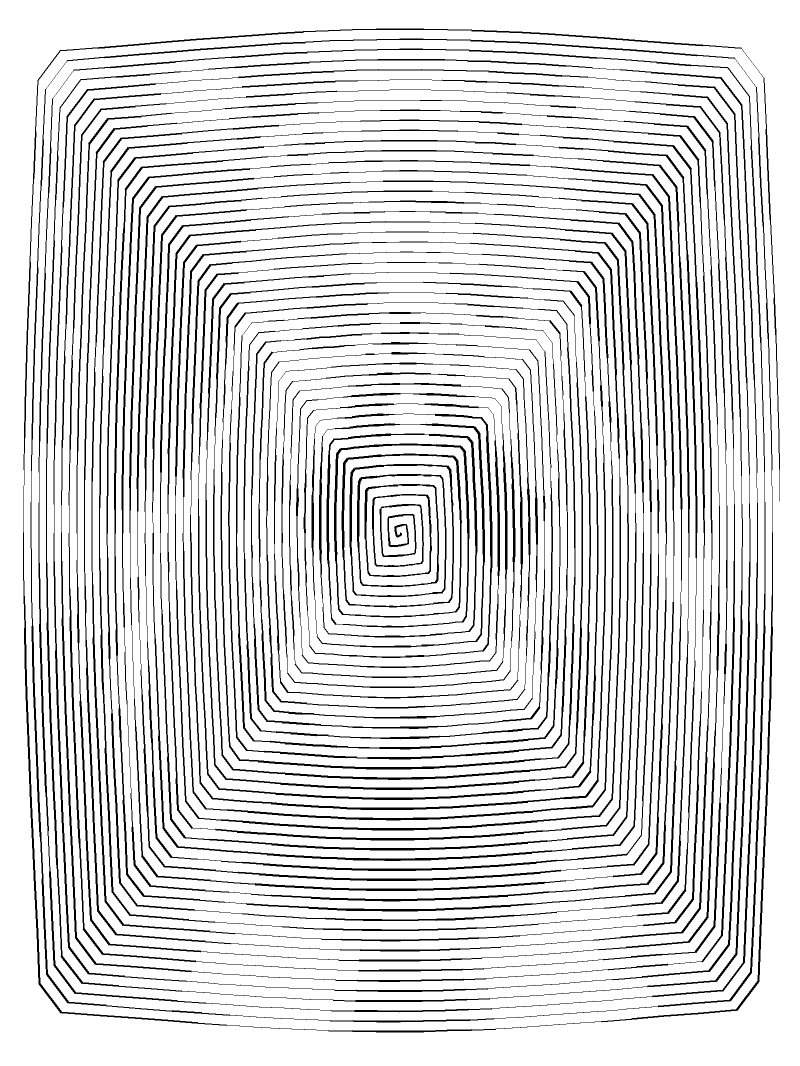
#> input picture spiral_art.png, 1600 x 2132 px (shown at 1/2 size); its folder holds only this picture in this run
$ python spiral_generator.py spiral_art.png
#> lines starting #> are read from the running program, lines starting #| are printed output that depends on the picture; after the words box and inside, x2 and y2 are one past the last pixel; in counts of white or black regions, pixels touching at a corner belong together
"""
Spiral Line Art Generator.
Изображение рисуется одной непрерывной спиралью переменной толщины.
Тёмные участки = толстая линия, светлые = тонкая.
"""

import numpy as np
from PIL import Image, ImageDraw
import argparse
import math


def load_and_preprocess(image_path, target_width=800):
    """Загружает изображение и приводит к нужному размеру."""
    img = Image.open(image_path).convert("L")  # оттенки серого
    ratio = target_width / img.width
    new_size = (target_width, int(img.height * ratio))
    img = img.resize(new_size, Image.LANCZOS)
    return np.array(img, dtype=np.float32)


# [38 lines left out: function generate_spiral_path, not called in this run]


def get_line_thickness(gray_array, x, y, min_thick=0.5, max_thick=6.0):
    """
    Определяет толщину линии в точке (x, y) на основе яркости.

    gray_array: массив яркостей (0=чёрный, 255=белый)
    min_thick: минимальная толщина (для светлых участков)
    max_thick: максимальная толщина (для тёмных участков)
    """
    h, w = gray_array.shape

    # Округляем координаты
    xi = int(min(max(0, x), w - 1))
    yi = int(min(max(0, y), h - 1))

    # Берём яркость пикселя
    brightness = gray_array[yi, xi]

    # Тёмные участки = большая толщина
    darkness = 1.0 - (brightness / 255.0)
    thickness = min_thick + darkness * (max_thick - min_thick)

    return thickness


def draw_spiral_art(gray_array, spiral_points, output_path,
                    min_thick=0.5, max_thick=6.0, scale=2):
    """
    Рисует спиральное изображение.
    """
    h, w = gray_array.shape

    # Создаём белое изображение
    img = Image.new('L', (int(w * scale), int(h * scale)), 255)
    draw = ImageDraw.Draw(img)

    # Рисуем сегменты спирали
    prev_point = None
    prev_thickness = None

    for i, (x, y) in enumerate(spiral_points):
        # Получаем толщину для текущей точки
        thickness = get_line_thickness(gray_array, x, y, min_thick, max_thick)

        if prev_point is not None:
            # Масштабируем координаты
            x1 = prev_point[0] * scale
            y1 = prev_point[1] * scale
            x2 = x * scale
            y2 = y * scale

            # Средняя толщина между двумя точками
            avg_thickness = (prev_thickness + thickness) / 2

            # Рисуем линию
            draw.line([(x1, y1), (x2, y2)], fill=0, width=max(1, int(avg_thickness)))

        prev_point = (x, y)
        prev_thickness = thickness

    # Сохраняем
    img.save(output_path, quality=95)
    print(f"Сохранено: {output_path}")


def generate_archimedean_spiral(width, height, num_turns=40, points_per_turn=100):
    """
    Генерирует архимедову спираль с равномерным шагом.
    """
    cx, cy = width / 2, height / 2

    # Максимальный радиус
    max_r = min(width, height) / 2 * 0.9

    points = []
    total_points = num_turns * points_per_turn

    for i in range(total_points):
        t = i / total_points

        # Угол
        angle = t * num_turns * 2 * math.pi

        # Радиус растёт линейно
        r = max_r * t

        x = cx + r * math.cos(angle)
        y = cy + r * math.sin(angle)

        points.append((x, y))

    return points


# [406 lines left out: functions generate_random_walk, generate_multi_random_walk, generate_rectangular_spiral, _point_in_convex_polygon, _clip_line_to_polygon, generate_hex_art, not called in this run]


def main():
    parser = argparse.ArgumentParser(
        description="Spiral Line Art Generator — одна спираль переменной толщины"
    )
    parser.add_argument("input", help="Путь к исходному изображению")
    parser.add_argument("-o", "--output", default="spiral_art",
                        help="Имя выходного файла")
    parser.add_argument("-W", "--width", type=int, default=800,
                        help="Ширина в пикселях")
    parser.add_argument("--turns", type=int, default=40,
                        help="Количество витков спирали")
    parser.add_argument("--min-thick", type=float, default=0.5,
                        help="Минимальная толщина линии")
    parser.add_argument("--max-thick", type=float, default=6.0,
                        help="Максимальная толщина линии")
    parser.add_argument("--scale", type=int, default=2,
                        help="Масштаб вывода PNG")
    parser.add_argument("--type", choices=["archimedean", "elliptical", "rectangular"],
                        default="archimedean", help="Тип спирали")
    parser.add_argument("--step", type=int, default=10,
                        help="Шаг для прямоугольной спирали (устаревший параметр)")

    args = parser.parse_args()

    print(f"Загрузка: {args.input}")
    gray = load_and_preprocess(args.input, args.width)
#> in load_and_preprocess, img is the input picture: PIL image 1600x2132 L; 86% white; 1 black region, box (x1, y1, x2, y2) and area: (46, 57, 1560, 2065) 478631
#> in load_and_preprocess, `img = img.resize(new_size, Image.LANCZOS)`:
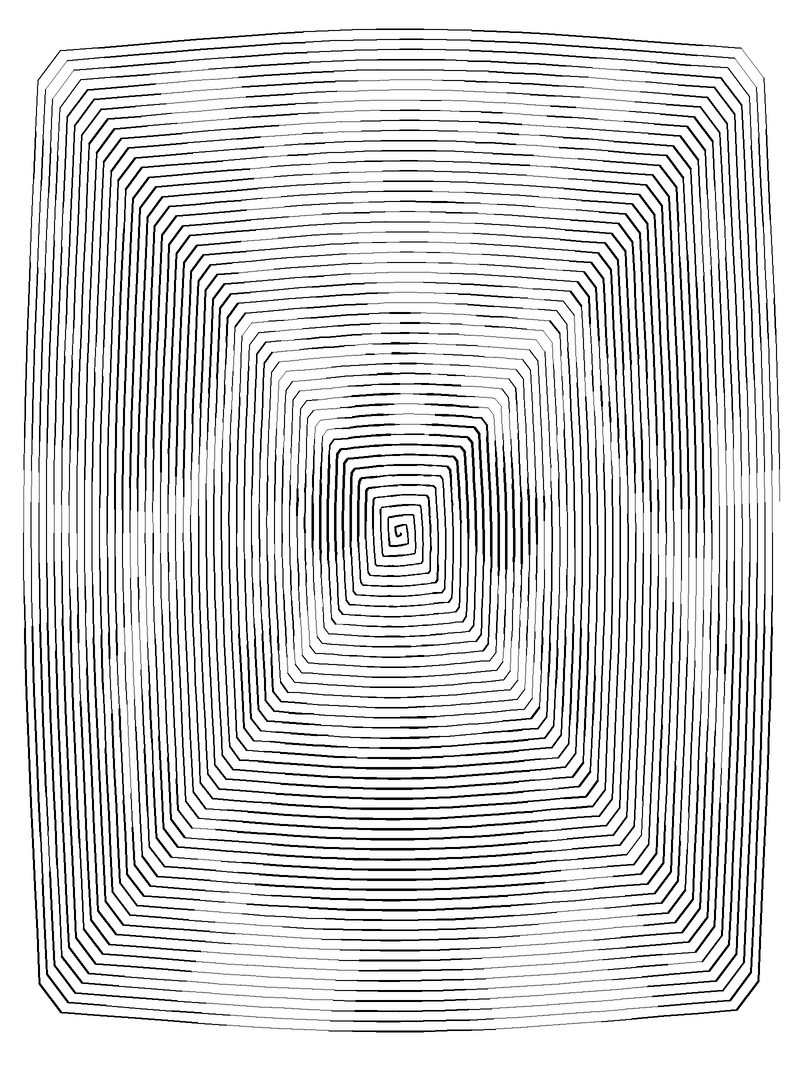
#> img: PIL image 800x1066 L; min 0, max 255, mean 217.5
    h, w = gray.shape
#> h = 1066; w = 800
    print(f"  Размер: {w}x{h}")
#|   Размер: 800x1066

    # Генерируем путь спирали
    print(f"Генерация спирали типа '{args.type}'...")

    if args.type == "archimedean":
        spiral_points = generate_archimedean_spiral(w, h, args.turns)
    elif args.type == "elliptical":
        spiral_points = generate_spiral_path(w, h, args.turns)
    elif args.type == "rectangular":
        spiral_points = generate_rectangular_spiral(w, h, args.turns)

    print(f"  Точек в спирали: {len(spiral_points)}")
#|   Точек в спирали: 4000

    # Рисуем изображение
    print("Отрисовка...")
    output_path = f"{args.output}.png"
    draw_spiral_art(
        gray, spiral_points, output_path,
        args.min_thick, args.max_thick, args.scale
    )
#> in draw_spiral_art, `img = Image.new('L', (int(w * scale), int(h * scale)), 255)`: img: PIL image 1600x2132 L; every value is 255
#> the loop in draw_spiral_art, `for i, (x, y) in enumerate(spiral_points):` made 4000 passes
#> (brightness in get_line_thickness, darkness in get_line_thickness, thickness, avg_thickness, prev_thickness) on passes 2 to 13: (0, 1, 6, 6, 6), (0, 1, 6, 6, 6), (0, 1, 6, 6, 6), (0, 1, 6, 6, 6), (0, 1, 6, 6, 6), (0, 1, 6, 6, 6), (0, 1, 6, 6, 6), (0, 1, 6, 6, 6), (0, 1, 6, 6, 6), (0, 1, 6, 6, 6), (0, 1, 6, 6, 6), (0, 1, 6, 6, 6)
#> (brightness in get_line_thickness, darkness in get_line_thickness, thickness, prev_thickness) on pass 1: (0, 1, 6, 6)
#> in draw_spiral_art, `img.save(output_path, quality=95)`:
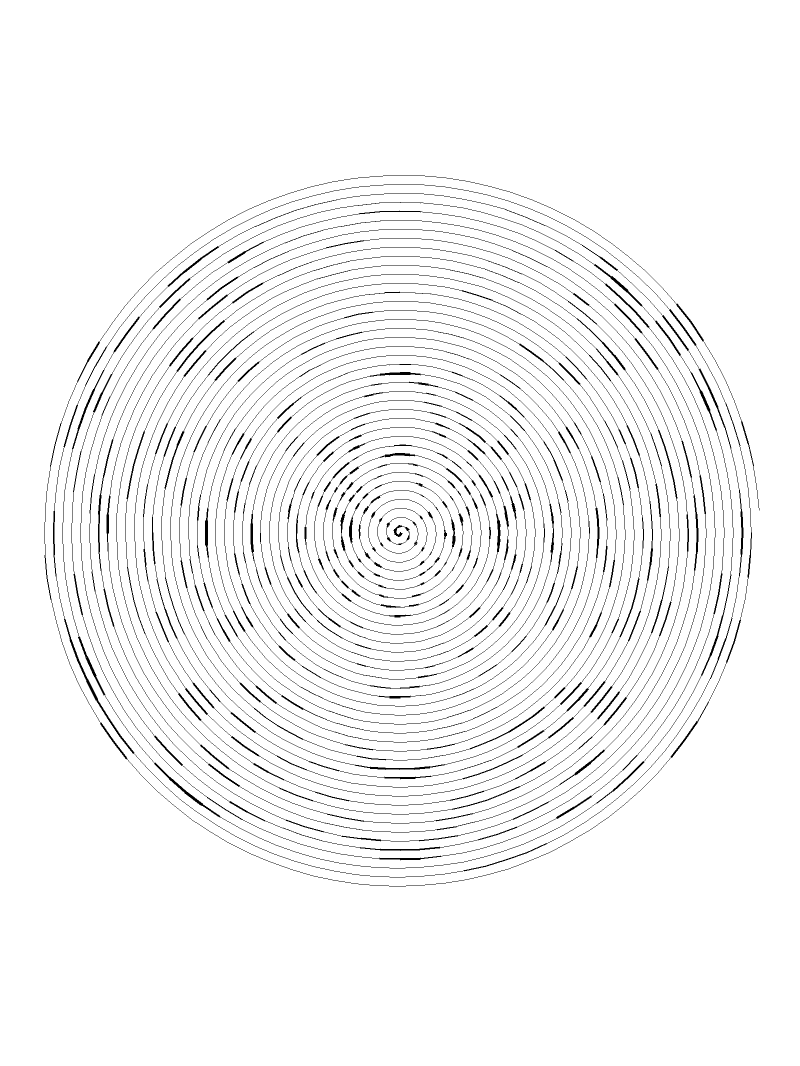
#> saved as spiral_art.png: PIL image 1600x2132 L (shown at 1/2 size); 96.3% white; black in thin lines or dots, all inside (x1, y1, x2, y2) = (89, 350, 1519, 1773)

    print("Готово!")


if __name__ == "__main__":
    main()

$ run again, on spiral_art2.png
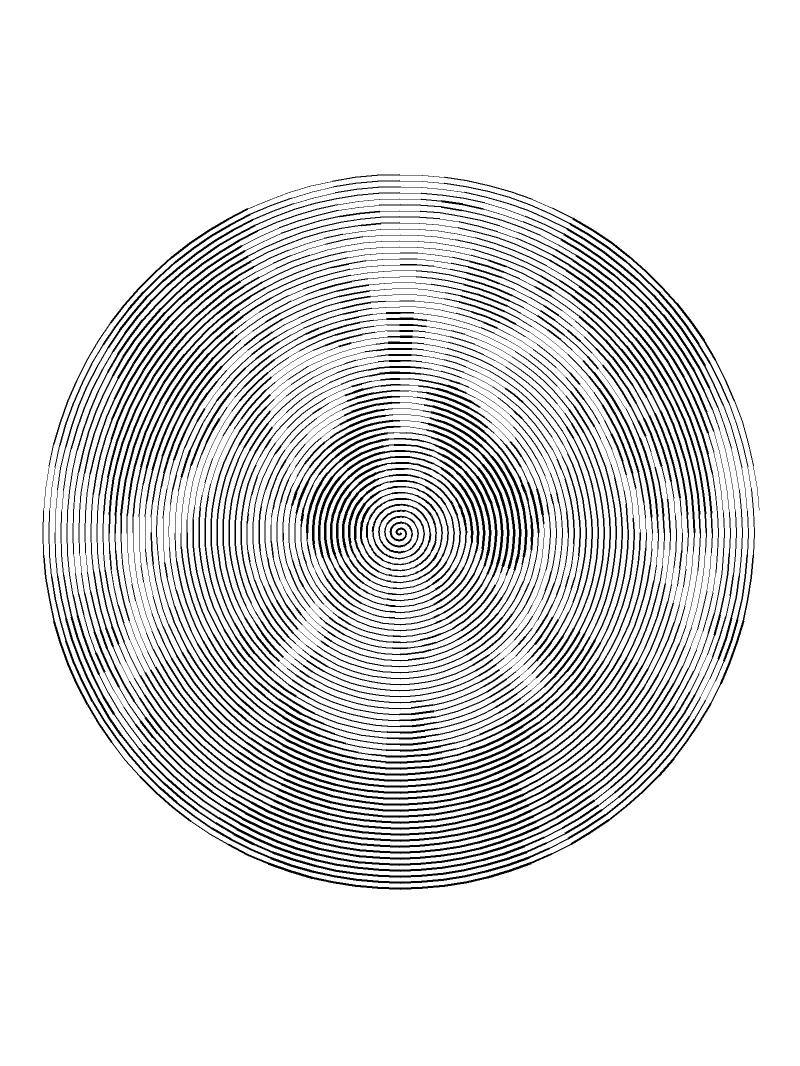
#> input picture spiral_art2.png, 1600 x 2132 px (shown at 1/2 size)
#> in load_and_preprocess, img is the input picture: PIL image 1600x2132 L; 88.1% white; 1 black region, box (x1, y1, x2, y2) and area: (85, 348, 1519, 1780) 406131
#> in load_and_preprocess, `img = img.resize(new_size, Image.LANCZOS)`:
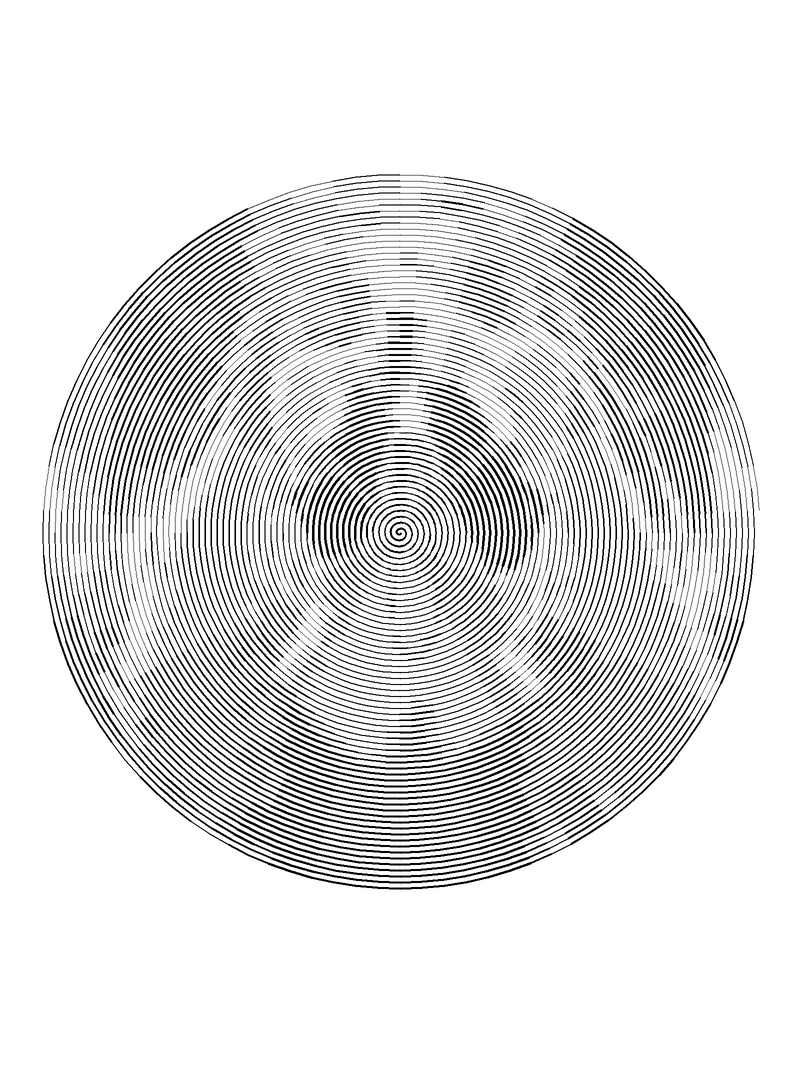
#> img: PIL image 800x1066 L; min 0, max 255, mean 223.6
#|   Размер: 800x1066
#|   Точек в спирали: 4000
#> the loop in draw_spiral_art, `for i, (x, y) in enumerate(spiral_points):` made 4000 passes
#> (brightness in get_line_thickness, darkness in get_line_thickness, thickness, avg_thickness, prev_thickness) on passes 2 to 9: (0, 1, 6, 6, 6), (0, 1, 6, 6, 6), (0, 1, 6, 6, 6), (0, 1, 6, 6, 6), (0, 1, 6, 6, 6), (0, 1, 6, 6, 6), (0, 1, 6, 6, 6), (0, 1, 6, 6, 6)
#> in draw_spiral_art, `img.save(output_path, quality=95)`:
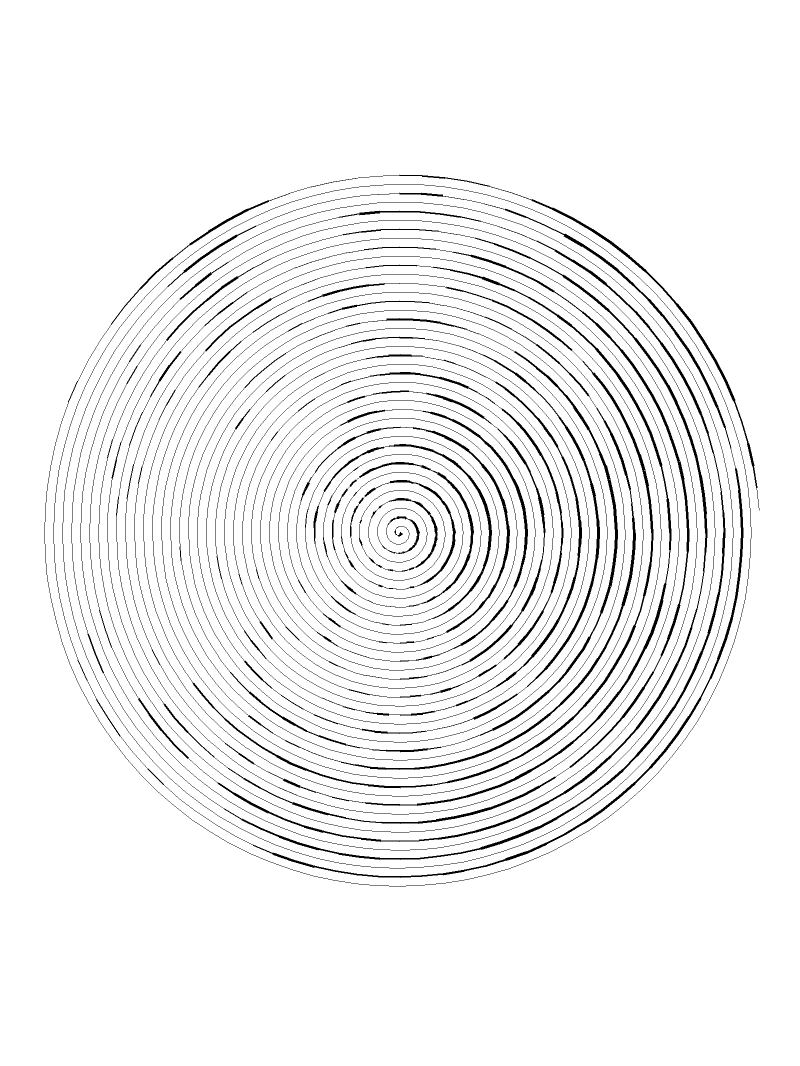
#> saved as spiral_art.png: PIL image 1600x2132 L (shown at 1/2 size); 95% white; 1 black region, box (x1, y1, x2, y2) and area: (89, 349, 1519, 1773) 170344
